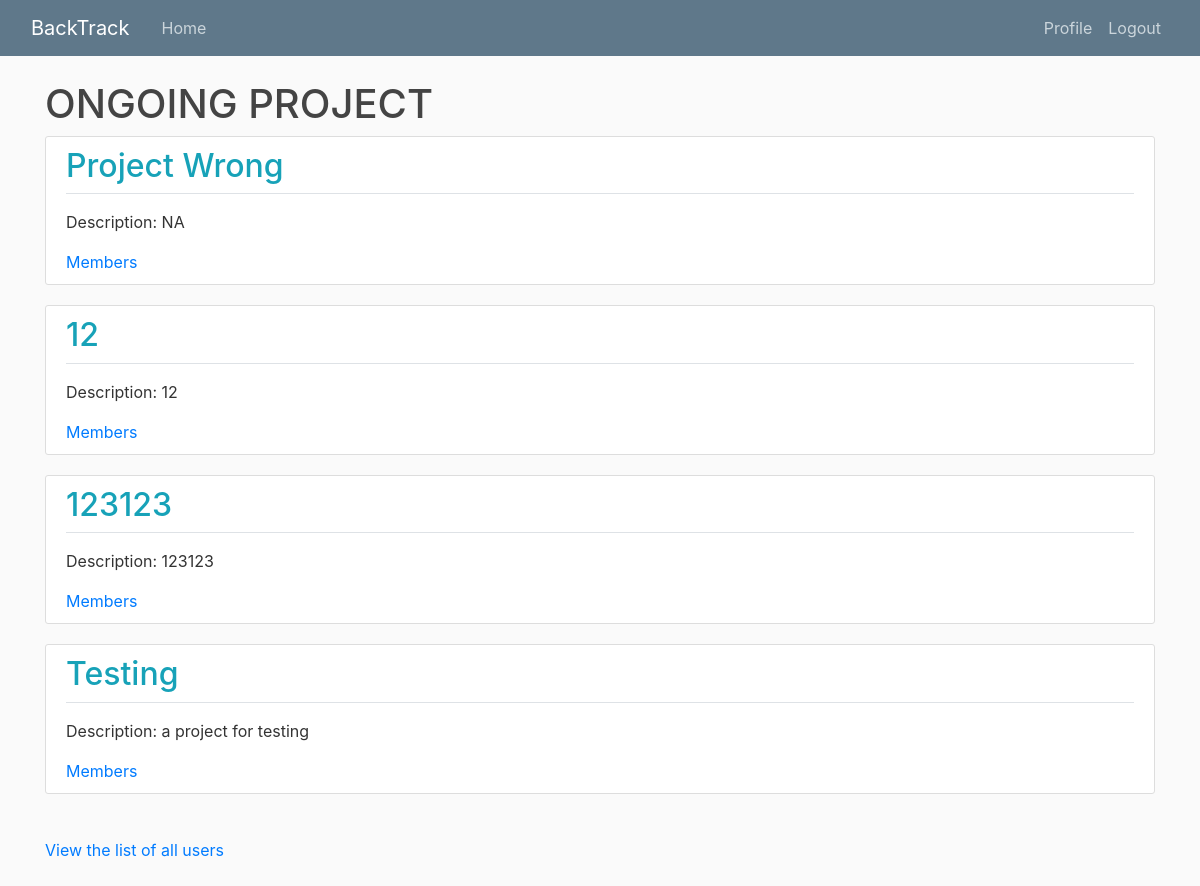
Screenshot of / (signed in) with the database file from the repository.
### project/models.py (models this page shows, shortened)
class Project(models.Model):
	title = models.CharField(max_length=20, unique=True)
	details = models.TextField()
	slug = models.SlugField(unique=True, default="")

### project/views.py (the view)
# urls.py: path('', ProjectListView.as_view(), name='project-home'),
class ProjectListView(ListView):
	model = Project
	template_name = 'project/home.html'
	context_object_name = 'projects'

### project/templatetags/user_project.py (called while the page is built)
@register.simple_tag
def user_project(request):
	if request.user.is_authenticated:
		return request.user.project.first()
	else:
		return False

@register.simple_tag
def all_project(request):
	if request.user.is_authenticated:
		return request.user.project.all()
	else:
		return False

### templates/project/home.html (shortened to what this page needs)
{% extends "base_noSidebar.html" %}
{% load user_project %}
{% block content %}
{%user_project request as pp%}
	{%if user.id != None%}
		{%if pp != null%}
			<h1>ONGOING PROJECT</h1>
		{%endif%}
	{%endif%}
{%all_project request as ap%}
{%if user.is_authenticated %}
	{% for project in ap %}
		<div class="content-section">
		<h2><a class="text-info text-decoration-none" href="{% url 'productBacklog-home' project.slug %}">{{ project.title }}  </a></h2>
		<div class="border-top pt-3">
			<p align="justify">Description: {{ project.details }}</p>
			<a href="{% url 'user-list-for-project' project.pk%}">Members</a>
		</div>
		</div>
	{% endfor %}
{%endif%}
<br>
{%if user.id != None%}
	<a href="{% url 'user_list' %}">View the list of all users</a>
	<br>
	<br>
{%endif%}
{% endblock content %}

### productBacklog/static/PBI/main.css (style rules this page uses)
body { background: #fafafa; color: #333333; margin-top: 5rem; }
h1, h2, h3, h4, h5, h6 { color: #444444; }
.content-section { background: #ffffff; padding: 10px 20px; border: 1px solid #dddddd; border-radius: 3px; margin-bottom: 20px; }

### rows the page displays
Project: title "Project Wrong", details "NA"
Project: title "12", details "12"
Project: title "123123", details "123123"
Project: title "Testing", details "a project for testing"
